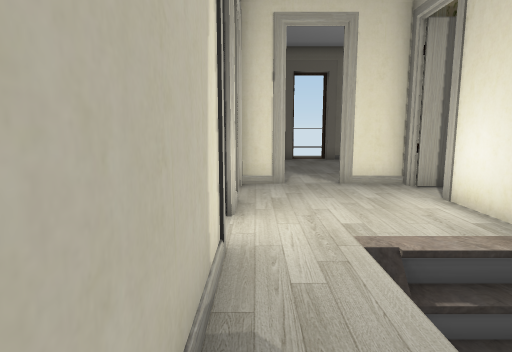
View 1 (above)

18 first-person views from a walk through a Unity game level. The camera is 1.5 m above the floor, tilts 8° down and sees 75° across. Doors are open. The floor is counted in squares, 1 m on a side. Each view is taken from the middle of a square. On the plan, view 1 faces up. The plan holds only what a view shows up to about 15 squares ahead; the rest is blank. The place goes on beyond the plan. The player character is not drawn. Some animated figures are left out.

View 2
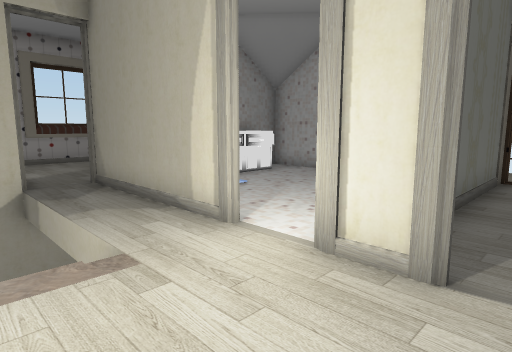

View 3
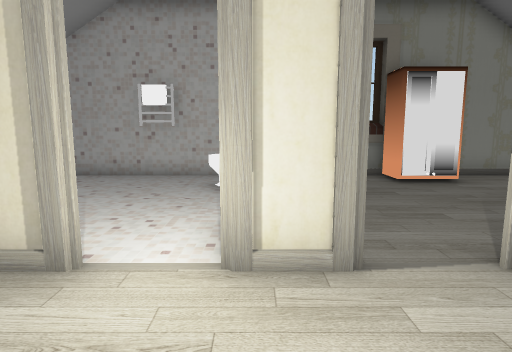

View 4
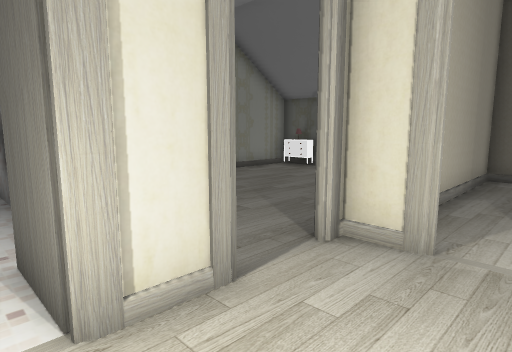

View 5
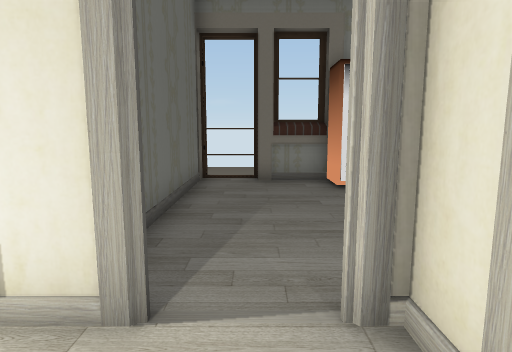

View 6
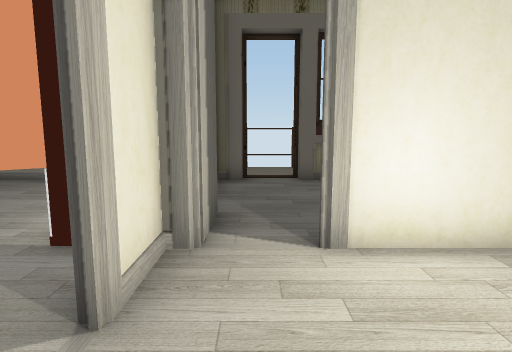

View 7
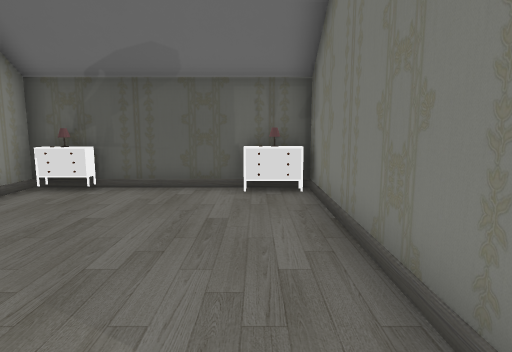

View 8
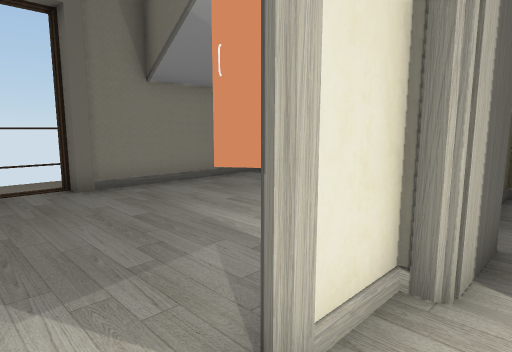

View 9
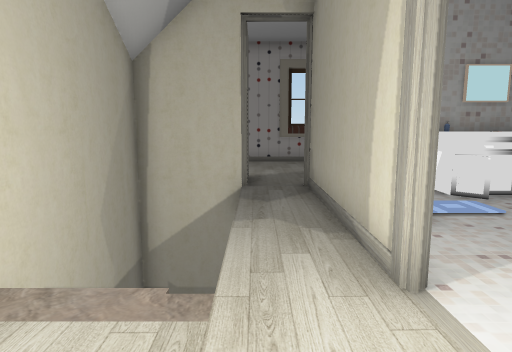

View 10
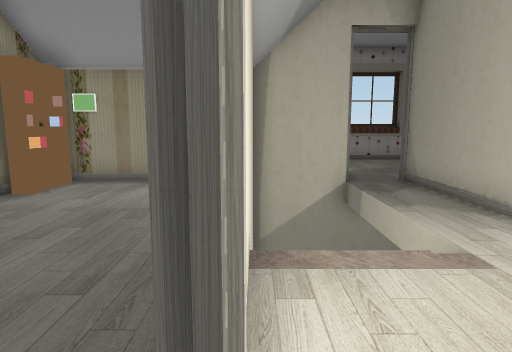

View 11
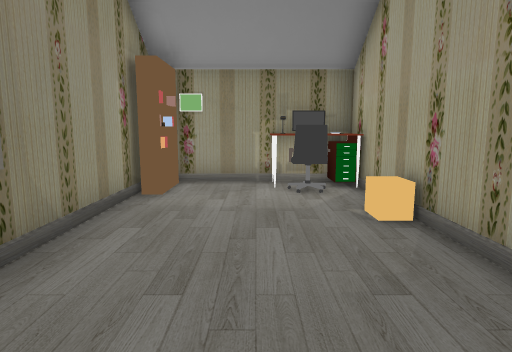

View 12
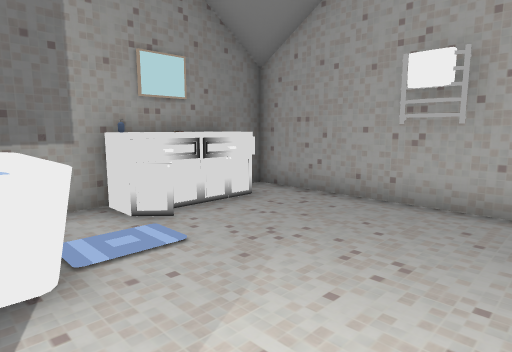

View 13
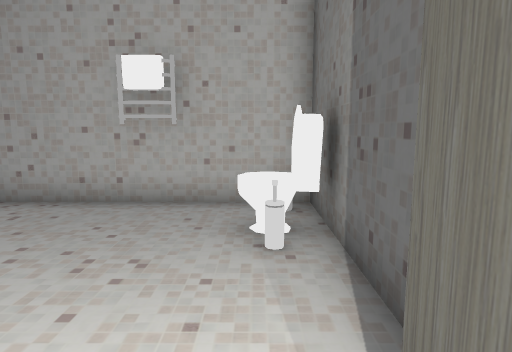

View 14
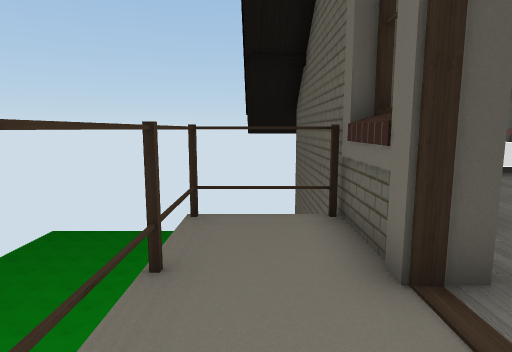

View 15
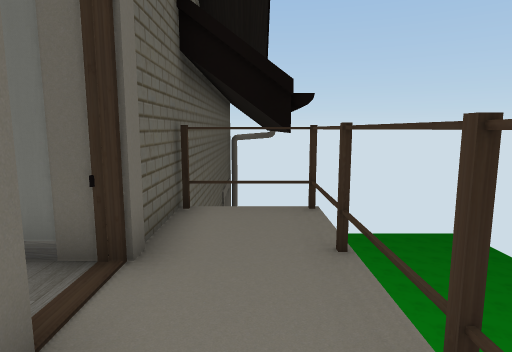

View 16
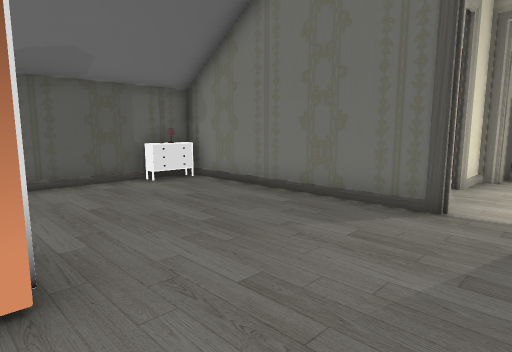

View 17
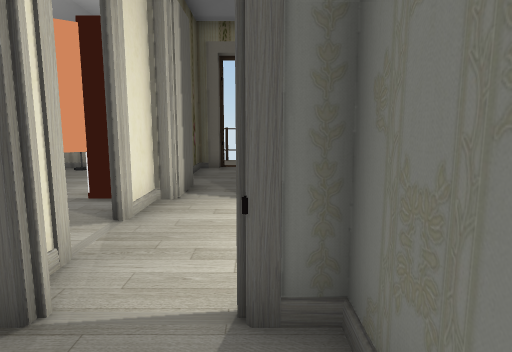

View 18
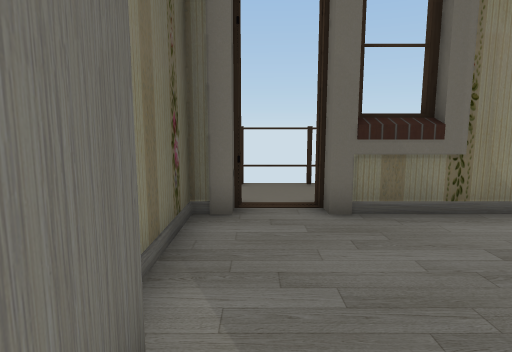

### Floor plan
Key: @ floor where view 1 was taken; # wall or solid block; x gap in a wall; . floor; / step, stairs or slope; D open door; = window, fence, low wall or low ledge; v drop or lower ground; O other object.
Columns run from 11 left of view 1 to 10 right of it. Each row starts with its distance up from view 1.
 19  ###
 18
 17   v#########
 16   v#OO...OO#   #######
 15   v#.......#.........#
 14   v#.......#........O#
 13   v#....... ........O
 12   v#O...... .......
 11 vvv#O......#D..O
 10 v..#O......#D. O
  9 v..#.......##x########
  8 v..D.................D
  7 v.DD.....DD#...#DD...D
  6 v..D#O######...#.....#
  5 v..#OOO........#.....#
  4 #vv#......#..//#.....#
  3 # v#......#..//#=....#
  2 # v#.....OO..  #O....#
  1   v#.....OO..  #.....#
  0   v#.O.O.OO@.  #OO..O#
 -1   v#.OOO.OO..  # O..O#
 -2   v########.##########
 -3   v       ..#
 -4   v

Where each view was taken, in squares from view 1:
view 1: 0 up, 0 right, facing up
view 2: 8 up, 3 right, facing down-left
view 3: 6 up, 3 right, facing left
view 4: 5 up, 2 right, facing up-left
view 5: 8 up, 2 right, facing left
view 6: 8 up, 0 right, facing right
view 7: 8 up, 2 left, facing up
view 8: 8 up, 1 right, facing up-right
view 9: 7 up, 1 right, facing down
view 10: 8 up, 4 right, facing down
view 11: 8 up, 7 right, facing down
view 12: 5 up, 1 left, facing down-left
view 13: 5 up, 1 left, facing left
view 14: 5 up, 10 left, facing up
view 15: 10 up, 10 left, facing down
view 16: 7 up, 7 left, facing up-right
view 17: 7 up, 3 left, facing right
view 18: 8 up, 4 right, facing right
